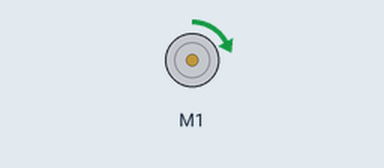
Recording of a sketch running on a simulated Arduino Uno, built with avr-gcc and run on an emulated ATmega328P. On the bench: DC motor (green arrow = forward, orange = backward, longer = faster). What the sketch prints to the serial monitor is not drawn.

Above: at 0.15 s.
At 7.98 s:
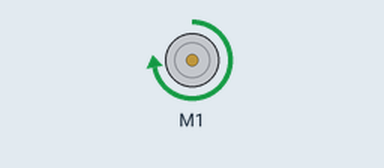
At 19.8 s:
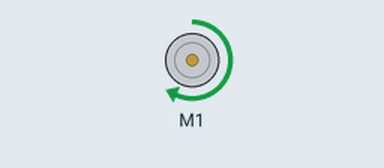
At 39.82 s:
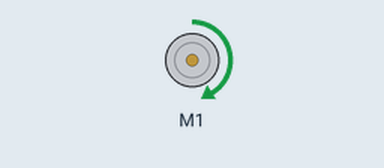
Timing chart, 0 to 40.0 s (numbered marks = the images above):
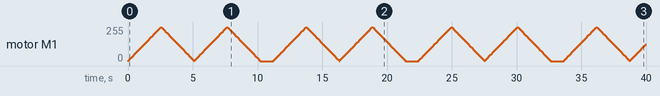

The sketch:

MotorTest.ino
```cpp
// (licence header left out)
#include <AFMotor.h>

AF_DCMotor motor(1,MOTOR12_64KHZ);

void setup() {
  Serial.begin(9600);           // set up Serial library at 9600 bps
  Serial.println("Motor test!");

  // turn on motor
  motor.setSpeed(255);

  motor.run(RELEASE);
}

void loop() {
  uint8_t i;

  Serial.print("tick");

  motor.run(FORWARD);
  for (i=0; i<255; i++) {
    motor.setSpeed(i);
    delay(10);
 }

  for (i=255; i!=0; i--) {
    motor.setSpeed(i);
    delay(10);
 }

  Serial.print("tock");

  motor.run(FORWARD);
  for (i=0; i<255; i++) {
    motor.setSpeed(i);
    delay(10);
 }

  for (i=255; i!=0; i--) {
    motor.setSpeed(i);
    delay(10);
 }


  Serial.print("tech");
  motor.run(RELEASE);
  delay(1000);
}
```
